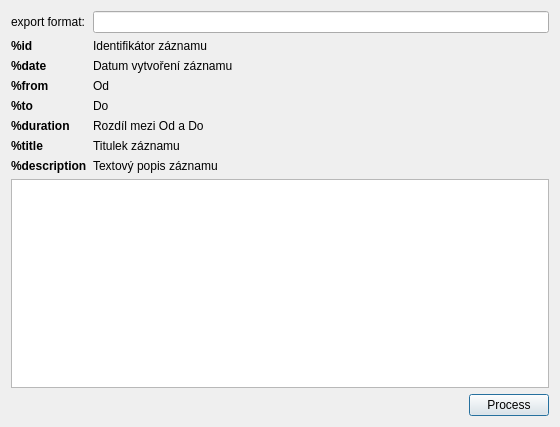
<?xml version="1.0" encoding="UTF-8"?>
<ui version="4.0">
 <class>ExportDialog</class>
 <widget class="QDialog" name="ExportDialog">
  <property name="geometry">
   <rect>
    <x>0</x>
    <y>0</y>
    <width>560</width>
    <height>427</height>
   </rect>
  </property>
  <property name="windowTitle">
   <string>Export entries</string>
  </property>
  <layout class="QVBoxLayout" name="verticalLayout">
   <item>
    <layout class="QGridLayout" name="gridLayout">
     <item row="7" column="0">
      <widget class="QLabel" name="label_13">
       <property name="text">
        <string>&lt;b&gt;%description&lt;/b&gt;</string>
       </property>
      </widget>
     </item>
     <item row="7" column="2">
      <widget class="QLabel" name="label_14">
       <property name="text">
        <string>Textový popis záznamu</string>
       </property>
      </widget>
     </item>
     <item row="6" column="2">
      <widget class="QLabel" name="label_16">
       <property name="text">
        <string>Titulek záznamu</string>
       </property>
      </widget>
     </item>
     <item row="2" column="0">
      <widget class="QLabel" name="label_5">
       <property name="text">
        <string>&lt;b&gt;%date&lt;/b&gt;</string>
       </property>
      </widget>
     </item>
     <item row="1" column="2">
      <widget class="QLabel" name="label_3">
       <property name="text">
        <string>Identifikátor záznamu</string>
       </property>
      </widget>
     </item>
     <item row="0" column="2">
      <widget class="QLineEdit" name="formatLineEdit"/>
     </item>
     <item row="1" column="0">
      <widget class="QLabel" name="label_4">
       <property name="text">
        <string>&lt;b&gt;%id&lt;/b&gt;</string>
       </property>
      </widget>
     </item>
     <item row="3" column="2">
      <widget class="QLabel" name="label_8">
       <property name="text">
        <string>Od</string>
       </property>
      </widget>
     </item>
     <item row="2" column="2">
      <widget class="QLabel" name="label_6">
       <property name="text">
        <string>Datum vytvoření záznamu</string>
       </property>
      </widget>
     </item>
     <item row="3" column="0">
      <widget class="QLabel" name="label_7">
       <property name="text">
        <string>&lt;b&gt;%from&lt;/b&gt;</string>
       </property>
      </widget>
     </item>
     <item row="4" column="2">
      <widget class="QLabel" name="label_10">
       <property name="text">
        <string>Do</string>
       </property>
      </widget>
     </item>
     <item row="5" column="2">
      <widget class="QLabel" name="label_12">
       <property name="text">
        <string>Rozdíl mezi Od a Do</string>
       </property>
      </widget>
     </item>
     <item row="6" column="0">
      <widget class="QLabel" name="label_15">
       <property name="text">
        <string>&lt;b&gt;%title&lt;/b&gt;</string>
       </property>
      </widget>
     </item>
     <item row="5" column="0">
      <widget class="QLabel" name="label_11">
       <property name="text">
        <string>&lt;b&gt;%duration&lt;/b&gt;</string>
       </property>
      </widget>
     </item>
     <item row="4" column="0">
      <widget class="QLabel" name="label_9">
       <property name="text">
        <string>&lt;b&gt;%to&lt;/b&gt;</string>
       </property>
      </widget>
     </item>
     <item row="0" column="0">
      <widget class="QLabel" name="label_2">
       <property name="maximumSize">
        <size>
         <width>200</width>
         <height>16777215</height>
        </size>
       </property>
       <property name="baseSize">
        <size>
         <width>0</width>
         <height>0</height>
        </size>
       </property>
       <property name="text">
        <string>export format:</string>
       </property>
      </widget>
     </item>
    </layout>
   </item>
   <item>
    <widget class="QTextEdit" name="textEdit"/>
   </item>
   <item>
    <layout class="QHBoxLayout" name="horizontalLayout_3">
     <item>
      <spacer name="horizontalSpacer">
       <property name="orientation">
        <enum>Qt::Horizontal</enum>
       </property>
       <property name="sizeHint" stdset="0">
        <size>
         <width>40</width>
         <height>20</height>
        </size>
       </property>
      </spacer>
     </item>
     <item>
      <widget class="QPushButton" name="pushButton_2">
       <property name="text">
        <string>Process</string>
       </property>
      </widget>
     </item>
    </layout>
   </item>
  </layout>
 </widget>
 <resources/>
 <connections/>
</ui>
